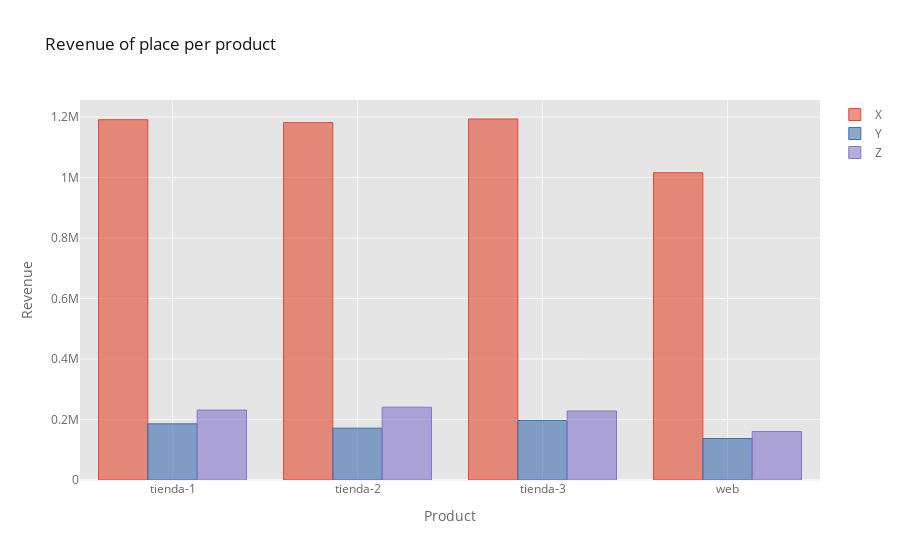

Source (notebook cell):
### Code cell
df = df_sales.groupby(['place_purchase','product'])['revenue'].sum().unstack(fill_value=0)
df.iplot(kind='bar', xTitle='Product', yTitle='Revenue', title='Revenue of place per product')

### Figure 1 — Plotly figure (JSON) as saved in the notebook; plotly's stock layout.template omitted (floating-point values rounded to 4 significant figures)
{"data": [{"marker": {"color": "rgba(226, 74, 51, 0.6)", "line": {"color": "rgba(226, 74, 51, 1.0)", "width": 1}}, "name": "X", "orientation": "v", "text": "", "type": "bar", "x": ["tienda-1", "tienda-2", "tienda-3", "web"], "y": [1191000.0, 1181000.0, 1193000.0, 1016000.0]}, {"marker": {"color": "rgba(62, 111, 176, 0.6)", "line": {"color": "rgba(62, 111, 176, 1.0)", "width": 1}}, "name": "Y", "orientation": "v", "text": "", "type": "bar", "x": ["tienda-1", "tienda-2", "tienda-3", "web"], "y": [185600.0, 171400.0, 196800.0, 137200.0]}, {"marker": {"color": "rgba(132, 118, 202, 0.6)", "line": {"color": "rgba(132, 118, 202, 1.0)", "width": 1}}, "name": "Z", "orientation": "v", "text": "", "type": "bar", "x": ["tienda-1", "tienda-2", "tienda-3", "web"], "y": [231300.0, 240600.0, 228000.0, 160400.0]}], "layout": {"legend": {"bgcolor": "#FFFFFF", "font": {"color": "#666666"}}, "paper_bgcolor": "#FFFFFF", "plot_bgcolor": "#E5E5E5", "title": {"font": {"color": "#151516"}, "text": "Revenue of place per product"}, "xaxis": {"gridcolor": "#F6F6F6", "showgrid": true, "tickfont": {"color": "#666666"}, "title": {"font": {"color": "#666666"}, "text": "Product"}, "zerolinecolor": "#F6F6F6"}, "yaxis": {"gridcolor": "#F6F6F6", "showgrid": true, "tickfont": {"color": "#666666"}, "title": {"font": {"color": "#666666"}, "text": "Revenue"}, "zerolinecolor": "#F6F6F6"}}}
